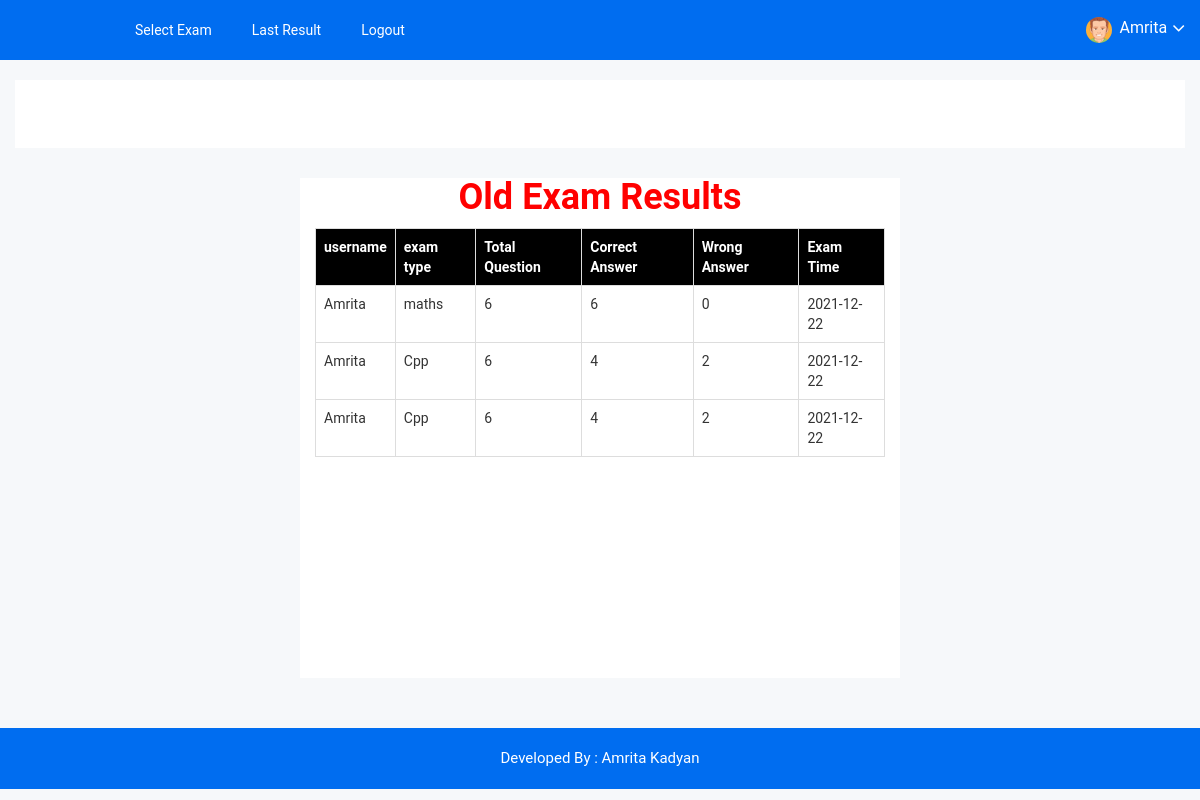
The app's page /old_exam_results.php (signed in) with its own data.
### tables this page shows
CREATE TABLE `exam_results` (
  `id` int(5) NOT NULL,
  `username` varchar(100) NOT NULL,
  `exam_type` varchar(100) NOT NULL,
  `total_question` varchar(10) NOT NULL,
  `correct_answer` varchar(10) NOT NULL,
  `wrong_answer` varchar(10) NOT NULL,
  `exam_time` varchar(10) NOT NULL
);

### old_exam_results.php (the view, shortened to what this page needs)
<?php
include "header.php";
include "connection.php";
    ?>
<div class="row" style="margin: 0px; padding:0px; margin-bottom: 50px;">
    <div class="col-lg-6 col-lg-push-3" style="min-height: 500px; background-color: white;">
        <center>
            <h1 style="color:red;">Old Exam Results</h1>
        </center>
        <?php
        $res = mysqli_query($conn, "SELECT * FROM exam_results where username='$_SESSION[username]' ORDER BY exam_type DESC") or die(mysqli_error($conn));
        $count = mysqli_num_rows($res);
        if ($count == 0) {
        ?>
            <center>
                <h1>No Exam Results Found</h1>
            </center>
        <?php
        }
        else{
            echo "<table class='table table-bordered'>";
            echo "<tr style='background-color: black; color:white'>";
            echo "<th>"; echo "username"; echo "</th>";
            echo "<th>"; echo "exam type"; echo "</th>";
            echo "<th>"; echo "Total Question"; echo "</th>";
            echo "<th>"; echo "Correct Answer"; echo "</th>";
            echo "<th>"; echo "Wrong Answer"; echo "</th>";
            echo "<th>"; echo "Exam Time"; echo "</th>";
            echo "</tr>";
            while($row=mysqli_fetch_array($res)){
                echo "<tr>";
                echo "<td>"; echo $row["username"]; echo "</td>";
                echo "<td>"; echo $row["exam_type"]; echo "</td>";
                echo "<td>"; echo $row["total_question"]; echo "</td>";
                echo "<td>"; echo $row["correct_answer"]; echo "</td>";
                echo "<td>"; echo $row["wrong_answer"]; echo "</td>";
                echo "<td>"; echo $row["exam_time"]; echo "</td>";
                echo "</tr>";
            }
        }
        echo "</table>";
        ?>
    </div>
</div>
<?php
include "footer.php";
?>

### records on screen
exam_results: username "Amrita", exam_type "maths", total_question "6", correct_answer "6", wrong_answer "0", exam_time "2021-12-22"
exam_results: username "Amrita", exam_type "Cpp", total_question "6", correct_answer "4", wrong_answer "2", exam_time "2021-12-22"
exam_results: username "Amrita", exam_type "Cpp", total_question "6", correct_answer "4", wrong_answer "2", exam_time "2021-12-22"

### other values on screen
$_SESSION["username"] "Amrita"
